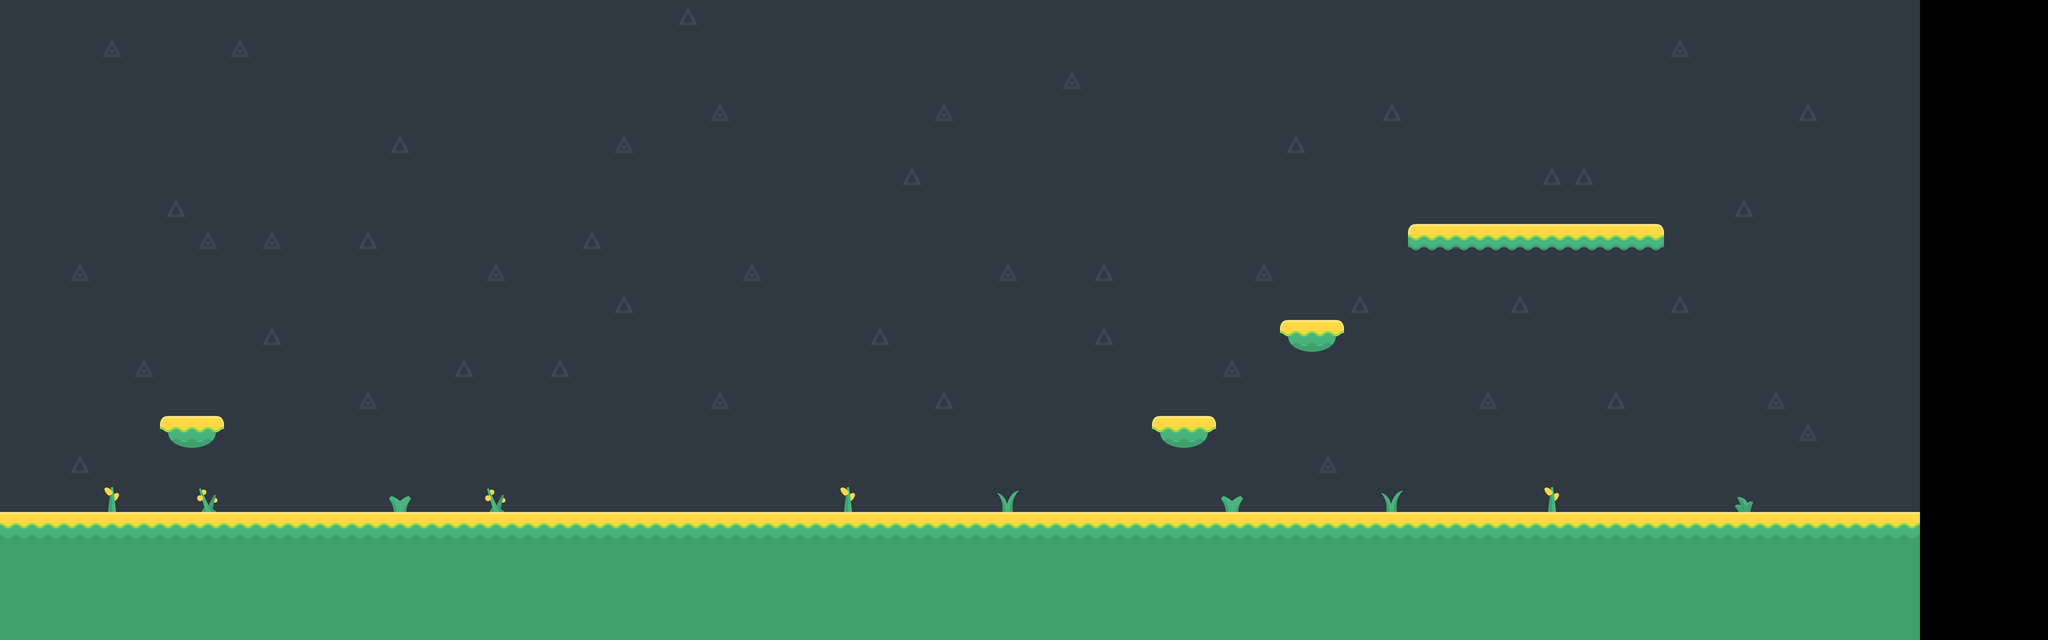

The image is a tile-based game level rendered from a .tmx file. Its description and source (layers, tilesets, objects; grid data summarised) follow:
An orthogonal 64x20 tile map with 128x128 px tiles, 3 tile layers (Background, Foreground, Collidables) and 9 objects (7x Box, PlayerSpawner, Goal).

<map version="1.2" tiledversion="1.2.4" orientation="orthogonal" renderorder="right-down" width="64" height="20" tilewidth="128" tileheight="128" infinite="0" nextlayerid="5" nextobjectid="107">
 <tileset firstgid="1" name="tilesheet_complete_2X" tilewidth="128" tileheight="128" tilecount="264" columns="22">
  <grid orientation="orthogonal" width="64" height="64" />
  <image source="tilesheet_complete_2X.png" width="2816" height="1536" />
  <tile id="134">
   <objectgroup draworder="index">
    <object id="1" name="Blue Floor" type="Box" x="0" y="0" width="128" height="128" />
   </objectgroup>
  </tile>
  <tile id="140">
   <objectgroup draworder="index">
    <object id="1" name="Blue Platform" type="Box" x="0" y="0" width="128" height="96" />
   </objectgroup>
  </tile>
 </tileset>
 <layer id="1" name="Background" width="64" height="20">
  <data>[1280 cells, 1200 non-empty, 5 distinct tile ids]</data>
 </layer>
 <layer id="2" name="Foreground" width="64" height="20">
  <data>[1280 cells, 10 non-empty, 5 distinct tile ids]</data>
 </layer>
 <layer id="3" name="Collidables" width="64" height="20">
  <data>[1280 cells, 14 non-empty, 5 distinct tile ids]</data>
 </layer>
 <objectgroup id="4" name="Objects">
  <object id="65" name="Box" type="Box" x="0" y="2048" width="7672" height="128" visible="0">
   <properties>
    <property name="Trigger" type="bool" value="false" />
   </properties>
  </object>
  <object id="68" name="Box" type="Box" x="640" y="1665.94" width="255.273" height="128" visible="0">
   <properties>
    <property name="Trigger" type="bool" value="false" />
   </properties>
  </object>
  <object id="71" name="Box" type="Box" x="4602.67" y="1660.24" width="255.273" height="128" visible="0">
   <properties>
    <property name="Trigger" type="bool" value="false" />
   </properties>
  </object>
  <object id="73" name="Box" type="Box" x="5123.88" y="1278.42" width="246.182" height="128" visible="0">
   <properties>
    <property name="Trigger" type="bool" value="false" />
   </properties>
  </object>
  <object id="74" name="Box" type="Box" x="5632.97" y="893.576" width="1015.88" height="109.818" visible="0">
   <properties>
    <property name="Trigger" type="bool" value="false" />
   </properties>
  </object>
  <object id="85" name="PlayerSpawner" type="PlayerSpawner" x="1.33333" y="1910.42" width="128" height="128" />
  <object id="105" name="testScene" type="Goal" x="2320" y="1344" width="280" height="704" />
 </objectgroup>
</map>
